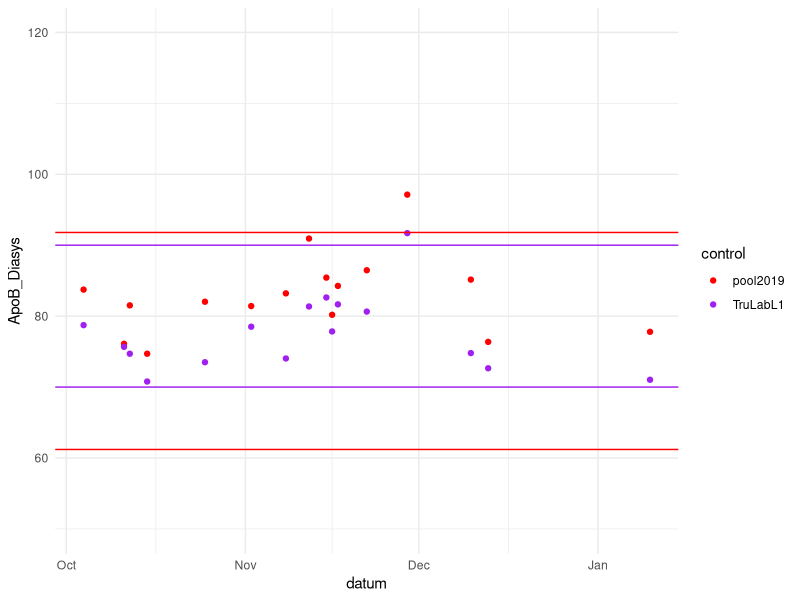
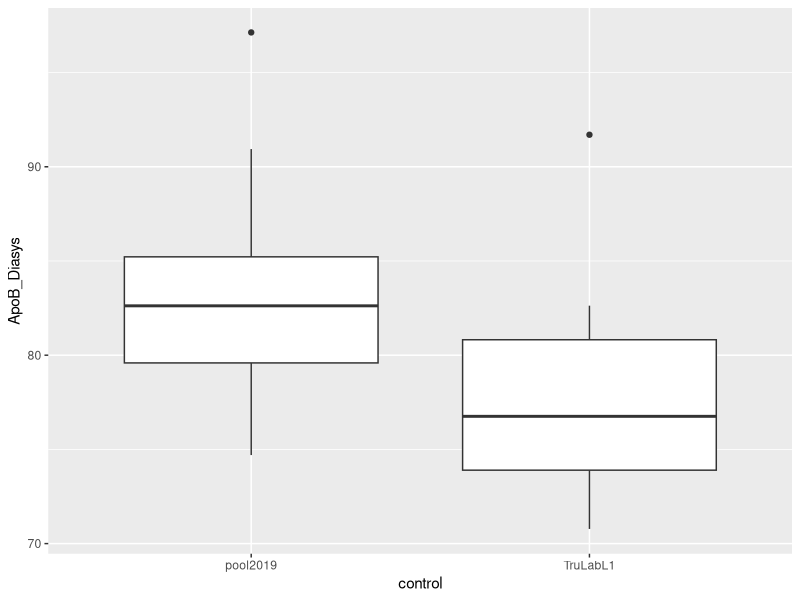
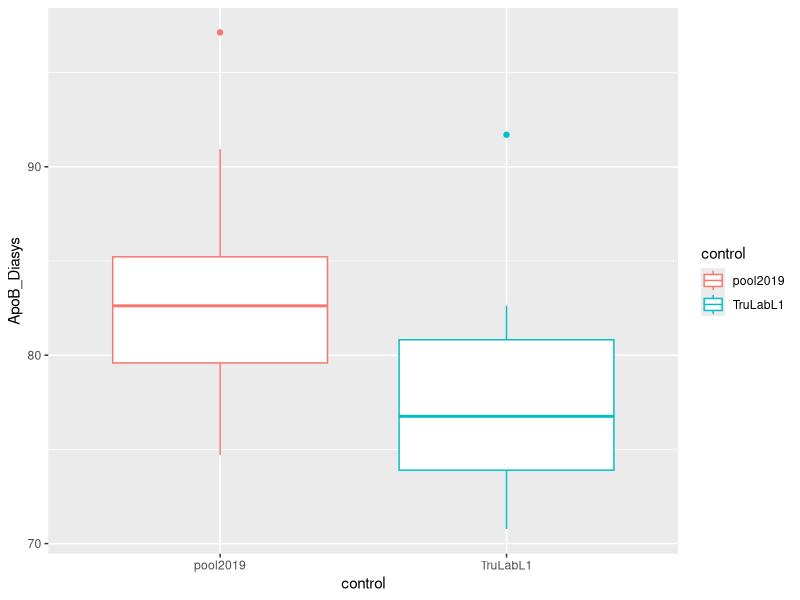

Generate these figures, in order, with R:
library(tidyverse)
library(readxl)

read_xlsx("controlsR.xlsx")

selectra_controls <- read_xlsx("controlsR.xlsx")

selectra_controls$control <- as_factor(selectra_controls$control)
names(selectra_controls)
glimpse(selectra_controls)

selectra_controls %>% group_by(control) %>% summarise_if(is.double, mean, na.rm = T)

ggplot(selectra_controls, aes(datum, ApoB_Diasys, color=control)) +
  geom_point() +
  scale_color_manual(values=c("red", "purple"))+
  ylim(50,120) +
  geom_hline(yintercept = c(61.2, 91.8), color = "red") +
  geom_hline(yintercept = c(70, 90), color = "purple") +
  theme_minimal()
  
  
ggplot(selectra_controls ,aes(control, ApoB_Diasys)) +
  geom_boxplot()
  
ggplot(selectra_controls, aes(control, ApoB_Diasys, color=control)) +
    geom_boxplot()